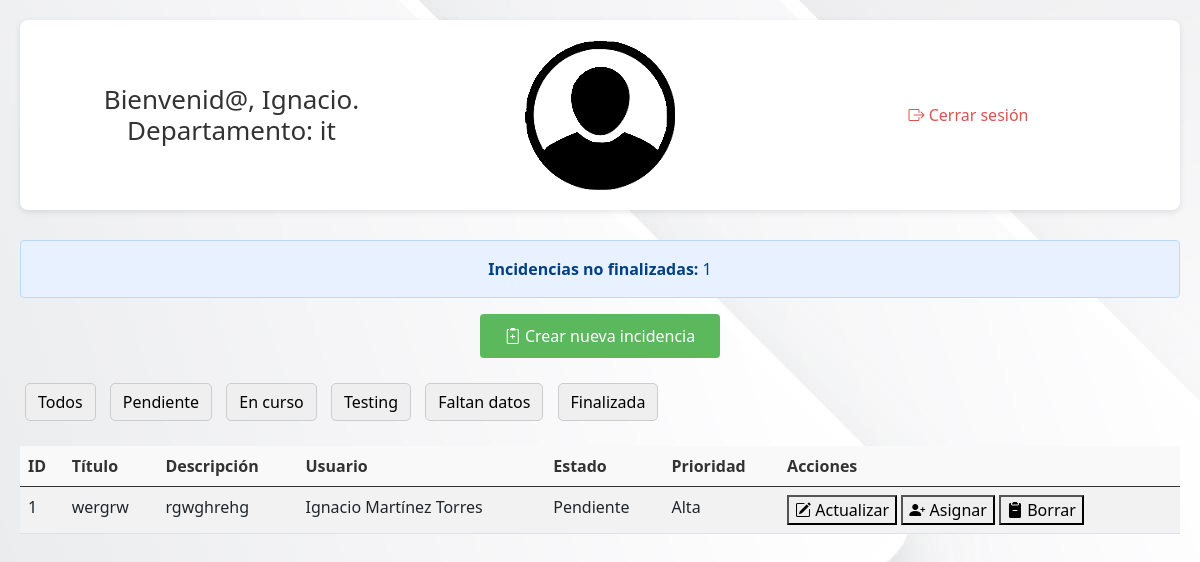
/ (signed in), run on the app's committed database.
### incidencias/models.py (models this page shows, shortened)
class UsuarioPersonalizado(AbstractUser):
    DEPARTAMENTOS = (
        ('compras', 'Compras'),
        ('ventas', 'Ventas'),
        ('it', 'IT'),
        ('manager', 'Manager IT'),
    )
    departamento = models.CharField(max_length=20, choices=DEPARTAMENTOS, null=True, blank=True)

class Incidencia(models.Model):
    ESTADOS = (
        ('pendiente', 'Pendiente'),
        ('en_curso', 'En curso'),
        ('faltan_datos', 'Faltan datos'),
        ('testing', 'Testing'),
        ('finalizada', 'Finalizada'),
    )
    PRIORIDADES = (
        ('alta', 'Alta'),
        ('media', 'Media'),
        ('baja', 'Baja'),
    )
    titulo = models.CharField(max_length=30)
    descripcion = models.CharField(max_length=200)
    prioridad = models.CharField(max_length=10, choices=PRIORIDADES)
    imagen = models.ImageField(upload_to='capturas/', null=True, blank=True)
    creador = models.ForeignKey(UsuarioPersonalizado, related_name='incidencias_creadas', on_delete=models.CASCADE)
    asignado_a = models.ForeignKey(UsuarioPersonalizado, null=True, blank=True, related_name='incidencias_asignadas', on_delete=models.SET_NULL)
    estado = models.CharField(max_length=20, choices=ESTADOS, default='pendiente')
    fecha_creacion = models.DateTimeField(auto_now_add=True)
    fecha_asignacion = models.DateTimeField(null=True, blank=True)
    fecha_resolucion = models.DateTimeField(null=True, blank=True)
    oculta = models.BooleanField(default=False)  # Para el borrado "no destructivo"

### incidencias/views.py (the view)
# urls.py: path('', login_required(dashboard), name='dashboard'),
@login_required
def dashboard(request):
    user = request.user
    if not user.departamento:
        messages.warning(request, "No tienes un departamento asignado. Contacta con el administrador.")  #aviso si el user no tiene departamento asignado
        incidencias = Incidencia.objects.none()
    elif user.departamento == "manager":
        incidencias = Incidencia.objects.filter(oculta=False)
    elif user.departamento == 'ventas':
        incidencias = Incidencia.objects.filter(creador__departamento='ventas', oculta=False)
    elif user.departamento == 'compras':
        incidencias = Incidencia.objects.filter(creador__departamento='compras', oculta=False)
    elif user.departamento == 'it':
        incidencias = Incidencia.objects.filter(oculta=False)
    else:
        messages.warning(request, "Tu departamento no tiene permisos para ver incidencias.")
        incidencias = Incidencia.objects.none()
    contador_no_finalizadas = None
    if request.user.is_authenticated and (request.user.departamento or '').strip().lower() in ['it', 'manager']: #esto es para que no tenga en cuenta los espacios en blanco del departamento
        contador_no_finalizadas = Incidencia.objects.exclude(estado='finalizada').count()
    return render(request, 'dashboard.html', {
        'incidencias': incidencias,
        'contador_no_finalizadas': contador_no_finalizadas,
    })

### incidencias/templates/dashboard.html (shortened to what this page needs)
{% load static %}
<!DOCTYPE html>
<html lang="es">
<head>
    <link rel="stylesheet" href="https://cdn.datatables.net/2.3.0/css/dataTables.dataTables.min.css">
    <link rel="stylesheet" href="https://cdn.jsdelivr.net/npm/bootstrap@5.0.2/dist/css/bootstrap.min.css">
    <link rel="stylesheet" href="https://cdn.datatables.net/2.3.0/css/dataTables.bootstrap5.min.css">
    <link rel="stylesheet" href="https://cdn.jsdelivr.net/npm/bootstrap-icons@1.11.3/font/bootstrap-icons.css">
    <link rel="stylesheet" type="text/css" href="{% static 'css/estilo_dashboard.css' %}">
</head>
<body>
    <div class="header">
        <h2>Bienvenid@, {{ request.user.first_name }}. Departamento: {{ request.user.departamento }}</h2>
        <div class="logo-centro">
            <img src="{% static 'img/user-icon.png' %}" alt="Usuario">
        </div>
        <a class="logout-link" href="{% url 'logout' %}"><i class="bi bi-box-arrow-right"></i> Cerrar sesión</a>
    </div>
    {% if contador_no_finalizadas is not None %}
    <div id="contador-wrapper" class="alert alert-info text-center">
        <strong>Incidencias no finalizadas:</strong> {{ contador_no_finalizadas }}
    </div>
    {% endif %}
    <button id="btnAbrirModal" class="crear-btn"><i class="bi bi-clipboard2-plus"></i> Crear nueva incidencia</button>
    <div id="filtrosEstados">
        <button class="filtro-estado" data-estado="">Todos</button>
        <button class="filtro-estado" data-estado="pendiente">Pendiente</button>
        <button class="filtro-estado" data-estado="en_curso">En curso</button>
        <button class="filtro-estado" data-estado="testing">Testing</button>
        <button class="filtro-estado" data-estado="faltan_datos">Faltan datos</button>
        <button class="filtro-estado" data-estado="finalizada">Finalizada</button>
    </div>
    <table id="tablaIncidencias" class="table table-striped">
        <thead>
            <tr>
                <th>ID</th>
                <th>Título</th>
                <th>Descripción</th>
                <th>Usuario</th>
                <th>Estado</th>
                <th>Prioridad</th>
                <th>Acciones</th>
            </tr>
        </thead>
        <tbody>
            {% for inc in incidencias %}
            <tr>
                <td>{{ inc.id }}</td>
                <td>{{ inc.titulo }}</td>
                <td>{{ inc.descripcion|truncatechars:50 }}</td>
                <td>{{ inc.creador.first_name }} {{ inc.creador.last_name }}</td>
                <td>{{ inc.get_estado_display }}</td>
                <td>{{ inc.get_prioridad_display }}</td>
                <td>
                    {% if request.user.departamento == 'it' or request.user.departamento == 'manager' %}
                        <button class="btnActualizar" data-id="{{ inc.id }}">
                            <i class="bi bi-pencil-square"></i> Actualizar
                        </button>
                        <button class="btnAsignar" data-id="{{ inc.id }}">
                            <i class="bi bi-person-plus-fill"></i> Asignar
                        </button>
                        <button class="btnBorrar" data-id="{{ inc.id }}">
                            <i class="bi bi-clipboard2-minus-fill"></i> Borrar
                        </button>
                    {% elif request.user == inc.creador and inc.estado == 'pendiente' %}
                        <button class="btnBorrar" data-id="{{ inc.id }}">
                            <i class="bi bi-clipboard2-minus-fill"></i> Borrar
                        </button>
                    {% endif %}
                </td>
            </tr>
            {% endfor %}
        </tbody>
    </table>
</body>
</html>

### incidencias/static/css/estilo_dashboard.css (style rules this page uses)
body { font-family: "Segoe UI", sans-serif; padding: 20px; background-image: url("/static/img/fondo.jpg"); }
.header { text-align: center; display: flex; justify-content: space-between; align-items: center; margin-bottom: 30px; background-color: #ffffff; padding: 20px 30px; border-radius: 8px; box-shadow: 0 2px 6px rgba(0, 0, 0, 0.1); }
.header h2 { margin: 0; font-size: 26px; color: #333; display: inline-block; width: 33%; }
.logo-centro { display: inline-block; width: 33%; }
.logout-link { font-size: 16px; color: #d9534f; text-decoration: none; display: inline-block; width: 33%; }
.alert-info { background-color: #e7f1ff; border: 1px solid #b8daff; color: #004085; }
.crear-btn { display: block; margin: 0 auto 20px auto; font-size: 16px; padding: 10px 25px; background-color: #5cb85c; color: #fff; border: none; border-radius: 4px; transition: background-color 0.3s ease; }
#filtrosEstados button, #filtrosUsuarios button { margin: 5px; padding: 6px 12px; border-radius: 5px; border: 1px solid #ccc; cursor: pointer; }
#tablaIncidencias { margin-top: 20px; width: 100%; background-color: #ffffff; color: #333; border-collapse: collapse; margin-bottom: 20px; }
#tablaIncidencias th { background-color: #f2f2f273; }
#tablaIncidencias th, #tablaIncidencias td { padding: 8px; text-align: left; }

### data on the page
UsuarioPersonalizado: user.first_name "Ignacio", user.departamento "it"
Incidencia: id "1", titulo "wergrw", descripcion "rgwghrehg", creador.first_name "Ignacio", creador.last_name "Martínez Torres", estado "Pendiente", prioridad "Alta"

### other printed values
{{ contador_no_finalizadas }} "1"
